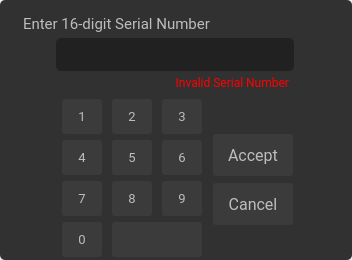
<?xml version="1.0" encoding="UTF-8"?>
<ui version="4.0">
 <class>EnterSerialNumber</class>
 <widget class="QDialog" name="EnterSerialNumber">
  <property name="geometry">
   <rect>
    <x>0</x>
    <y>0</y>
    <width>352</width>
    <height>260</height>
   </rect>
  </property>
  <property name="windowTitle">
   <string>Dialog</string>
  </property>
  <widget class="QFrame" name="frame">
   <property name="geometry">
    <rect>
     <x>0</x>
     <y>0</y>
     <width>352</width>
     <height>260</height>
    </rect>
   </property>
   <property name="styleSheet">
    <string notr="true">background-color: rgb(49, 49, 49);
border: 1px;
border-radius: 5px;</string>
   </property>
   <property name="frameShape">
    <enum>QFrame::StyledPanel</enum>
   </property>
   <property name="frameShadow">
    <enum>QFrame::Raised</enum>
   </property>
   <widget class="QPushButton" name="digit1">
    <property name="geometry">
     <rect>
      <x>62</x>
      <y>99</y>
      <width>40</width>
      <height>35</height>
     </rect>
    </property>
    <property name="font">
     <font>
      <family>Roboto</family>
      <pointsize>10</pointsize>
     </font>
    </property>
    <property name="focusPolicy">
     <enum>Qt::NoFocus</enum>
    </property>
    <property name="styleSheet">
     <string notr="true">QPushButton {
background-color:#3B3B3B;
color:#BDBDBD;
border:none;
border-radius:3px;
}
QPushButton:pressed {
background-color:#606060;
color:#BDBDBD;
border:none;
border-radius:3px;
}
</string>
    </property>
    <property name="text">
     <string>1</string>
    </property>
   </widget>
   <widget class="QPushButton" name="digit2">
    <property name="geometry">
     <rect>
      <x>112</x>
      <y>99</y>
      <width>40</width>
      <height>35</height>
     </rect>
    </property>
    <property name="font">
     <font>
      <family>Roboto</family>
      <pointsize>10</pointsize>
     </font>
    </property>
    <property name="focusPolicy">
     <enum>Qt::NoFocus</enum>
    </property>
    <property name="styleSheet">
     <string notr="true">QPushButton {
background-color:#3B3B3B;
color:#BDBDBD;
border:none;
border-radius:3px;
}
QPushButton:pressed {
background-color:#606060;
color:#BDBDBD;
border:none;
border-radius:3px;
}
</string>
    </property>
    <property name="text">
     <string>2</string>
    </property>
   </widget>
   <widget class="QPushButton" name="digit0">
    <property name="geometry">
     <rect>
      <x>62</x>
      <y>222</y>
      <width>40</width>
      <height>35</height>
     </rect>
    </property>
    <property name="font">
     <font>
      <family>Roboto</family>
      <pointsize>10</pointsize>
     </font>
    </property>
    <property name="focusPolicy">
     <enum>Qt::NoFocus</enum>
    </property>
    <property name="styleSheet">
     <string notr="true">QPushButton {
background-color:#3B3B3B;
color:#BDBDBD;
border:none;
border-radius:3px;
}
QPushButton:pressed {
background-color:#606060;
color:#BDBDBD;
border:none;
border-radius:3px;
}
</string>
    </property>
    <property name="text">
     <string>0</string>
    </property>
   </widget>
   <widget class="QPushButton" name="digit4">
    <property name="geometry">
     <rect>
      <x>62</x>
      <y>140</y>
      <width>40</width>
      <height>35</height>
     </rect>
    </property>
    <property name="font">
     <font>
      <family>Roboto</family>
      <pointsize>10</pointsize>
     </font>
    </property>
    <property name="focusPolicy">
     <enum>Qt::NoFocus</enum>
    </property>
    <property name="styleSheet">
     <string notr="true">QPushButton {
background-color:#3B3B3B;
color:#BDBDBD;
border:none;
border-radius:3px;
}
QPushButton:pressed {
background-color:#606060;
color:#BDBDBD;
border:none;
border-radius:3px;
}
</string>
    </property>
    <property name="text">
     <string>4</string>
    </property>
   </widget>
   <widget class="QPushButton" name="digit5">
    <property name="geometry">
     <rect>
      <x>112</x>
      <y>140</y>
      <width>40</width>
      <height>35</height>
     </rect>
    </property>
    <property name="font">
     <font>
      <family>Roboto</family>
      <pointsize>10</pointsize>
     </font>
    </property>
    <property name="focusPolicy">
     <enum>Qt::NoFocus</enum>
    </property>
    <property name="styleSheet">
     <string notr="true">QPushButton {
background-color:#3B3B3B;
color:#BDBDBD;
border:none;
border-radius:3px;
}
QPushButton:pressed {
background-color:#606060;
color:#BDBDBD;
border:none;
border-radius:3px;
}
</string>
    </property>
    <property name="text">
     <string>5</string>
    </property>
   </widget>
   <widget class="QPushButton" name="digit6">
    <property name="geometry">
     <rect>
      <x>162</x>
      <y>140</y>
      <width>40</width>
      <height>35</height>
     </rect>
    </property>
    <property name="font">
     <font>
      <family>Roboto</family>
      <pointsize>10</pointsize>
     </font>
    </property>
    <property name="focusPolicy">
     <enum>Qt::NoFocus</enum>
    </property>
    <property name="styleSheet">
     <string notr="true">QPushButton {
background-color:#3B3B3B;
color:#BDBDBD;
border:none;
border-radius:3px;
}
QPushButton:pressed {
background-color:#606060;
color:#BDBDBD;
border:none;
border-radius:3px;
}
</string>
    </property>
    <property name="text">
     <string>6</string>
    </property>
   </widget>
   <widget class="QPushButton" name="digit7">
    <property name="geometry">
     <rect>
      <x>62</x>
      <y>181</y>
      <width>40</width>
      <height>35</height>
     </rect>
    </property>
    <property name="font">
     <font>
      <family>Roboto</family>
      <pointsize>10</pointsize>
     </font>
    </property>
    <property name="focusPolicy">
     <enum>Qt::NoFocus</enum>
    </property>
    <property name="styleSheet">
     <string notr="true">QPushButton {
background-color:#3B3B3B;
color:#BDBDBD;
border:none;
border-radius:3px;
}
QPushButton:pressed {
background-color:#606060;
color:#BDBDBD;
border:none;
border-radius:3px;
}
</string>
    </property>
    <property name="text">
     <string>7</string>
    </property>
   </widget>
   <widget class="QPushButton" name="digit8">
    <property name="geometry">
     <rect>
      <x>112</x>
      <y>181</y>
      <width>40</width>
      <height>35</height>
     </rect>
    </property>
    <property name="font">
     <font>
      <family>Roboto</family>
      <pointsize>10</pointsize>
     </font>
    </property>
    <property name="focusPolicy">
     <enum>Qt::NoFocus</enum>
    </property>
    <property name="styleSheet">
     <string notr="true">QPushButton {
background-color:#3B3B3B;
color:#BDBDBD;
border:none;
border-radius:3px;
}
QPushButton:pressed {
background-color:#606060;
color:#BDBDBD;
border:none;
border-radius:3px;
}
</string>
    </property>
    <property name="text">
     <string>8</string>
    </property>
   </widget>
   <widget class="QPushButton" name="digit9">
    <property name="geometry">
     <rect>
      <x>162</x>
      <y>181</y>
      <width>40</width>
      <height>35</height>
     </rect>
    </property>
    <property name="font">
     <font>
      <family>Roboto</family>
      <pointsize>10</pointsize>
     </font>
    </property>
    <property name="focusPolicy">
     <enum>Qt::NoFocus</enum>
    </property>
    <property name="styleSheet">
     <string notr="true">QPushButton {
background-color:#3B3B3B;
color:#BDBDBD;
border:none;
border-radius:3px;
}
QPushButton:pressed {
background-color:#606060;
color:#BDBDBD;
border:none;
border-radius:3px;
}
</string>
    </property>
    <property name="text">
     <string>9</string>
    </property>
   </widget>
   <widget class="QPushButton" name="digit3">
    <property name="geometry">
     <rect>
      <x>162</x>
      <y>99</y>
      <width>40</width>
      <height>35</height>
     </rect>
    </property>
    <property name="font">
     <font>
      <family>Roboto</family>
      <pointsize>10</pointsize>
     </font>
    </property>
    <property name="focusPolicy">
     <enum>Qt::NoFocus</enum>
    </property>
    <property name="styleSheet">
     <string notr="true">QPushButton {
background-color:#3B3B3B;
color:#BDBDBD;
border:none;
border-radius:3px;
}
QPushButton:pressed {
background-color:#606060;
color:#BDBDBD;
border:none;
border-radius:3px;
}
</string>
    </property>
    <property name="text">
     <string>3</string>
    </property>
   </widget>
   <widget class="QPushButton" name="serialNumberCancel">
    <property name="geometry">
     <rect>
      <x>213</x>
      <y>183</y>
      <width>80</width>
      <height>42</height>
     </rect>
    </property>
    <property name="font">
     <font>
      <family>Roboto</family>
      <pointsize>12</pointsize>
     </font>
    </property>
    <property name="focusPolicy">
     <enum>Qt::NoFocus</enum>
    </property>
    <property name="styleSheet">
     <string notr="true">QPushButton {
background-color:#3B3B3B;
color:#BDBDBD;
border:none;
border-radius:3px;
}
QPushButton:pressed {
background-color:#606060;
color:#BDBDBD;
border:none;
border-radius:3px;
}
</string>
    </property>
    <property name="text">
     <string>Cancel</string>
    </property>
   </widget>
   <widget class="QPushButton" name="backSpace">
    <property name="geometry">
     <rect>
      <x>112</x>
      <y>222</y>
      <width>90</width>
      <height>35</height>
     </rect>
    </property>
    <property name="font">
     <font>
      <family>Roboto</family>
      <pointsize>14</pointsize>
     </font>
    </property>
    <property name="focusPolicy">
     <enum>Qt::NoFocus</enum>
    </property>
    <property name="styleSheet">
     <string notr="true">QPushButton {
background-color:#3B3B3B;
color:#BDBDBD;
border:none;
border-radius:3px;
}
QPushButton:pressed {
background-color:#606060;
color:#BDBDBD;
border:none;
border-radius:3px;
}
</string>
    </property>
    <property name="text">
     <string/>
    </property>
    <property name="icon">
     <iconset resource="../rsc/resource.qrc">
      <normaloff>:/icons/backspace.png</normaloff>:/icons/backspace.png</iconset>
    </property>
   </widget>
   <widget class="QLabel" name="serialNumberText">
    <property name="geometry">
     <rect>
      <x>56</x>
      <y>38</y>
      <width>238</width>
      <height>33</height>
     </rect>
    </property>
    <property name="styleSheet">
     <string notr="true">color:#FFFFFF;
background-color: rgb(33, 33, 33);
</string>
    </property>
    <property name="text">
     <string/>
    </property>
    <property name="alignment">
     <set>Qt::AlignCenter</set>
    </property>
   </widget>
   <widget class="QLabel" name="serialNumberWarning">
    <property name="geometry">
     <rect>
      <x>58</x>
      <y>72</y>
      <width>231</width>
      <height>20</height>
     </rect>
    </property>
    <property name="font">
     <font>
      <family>Roboto</family>
      <pointsize>9</pointsize>
     </font>
    </property>
    <property name="styleSheet">
     <string notr="true">color: rgb(255, 0, 0);</string>
    </property>
    <property name="text">
     <string>Invalid Serial Number</string>
    </property>
    <property name="alignment">
     <set>Qt::AlignRight|Qt::AlignTrailing|Qt::AlignVCenter</set>
    </property>
   </widget>
  </widget>
  <widget class="QPushButton" name="serialNumberAccept">
   <property name="geometry">
    <rect>
     <x>213</x>
     <y>134</y>
     <width>80</width>
     <height>42</height>
    </rect>
   </property>
   <property name="font">
    <font>
     <family>Roboto</family>
     <pointsize>12</pointsize>
    </font>
   </property>
   <property name="focusPolicy">
    <enum>Qt::NoFocus</enum>
   </property>
   <property name="styleSheet">
    <string notr="true">QPushButton {
background-color:#3B3B3B;
color:#BDBDBD;
border:none;
border-radius:3px;
}
QPushButton:pressed {
background-color:#606060;
color:#BDBDBD;
border:none;
border-radius:3px;
}
</string>
   </property>
   <property name="text">
    <string>Accept</string>
   </property>
  </widget>
  <widget class="QLabel" name="serialNumberTitle">
   <property name="geometry">
    <rect>
     <x>23</x>
     <y>8</y>
     <width>241</width>
     <height>31</height>
    </rect>
   </property>
   <property name="font">
    <font>
     <family>Roboto</family>
     <pointsize>11</pointsize>
    </font>
   </property>
   <property name="styleSheet">
    <string notr="true">color:#BDBDBD</string>
   </property>
   <property name="text">
    <string>Enter 16-digit Serial Number</string>
   </property>
  </widget>
 </widget>
 <resources>
  <include location="../rsc/resource.qrc"/>
 </resources>
 <connections/>
</ui>
